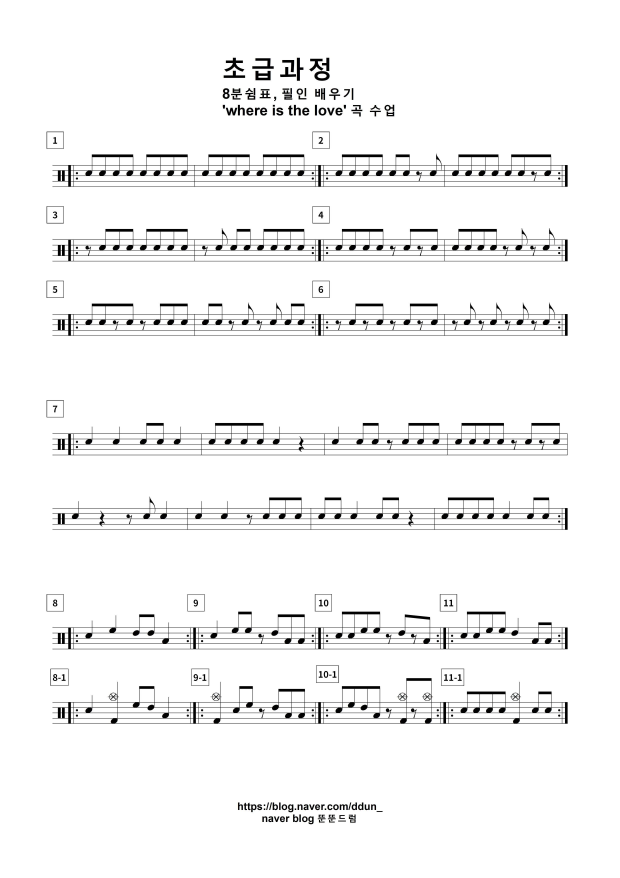
#> input picture note_deep_learning/drum_sheet/test_4.jpg, 2480 x 3509 px (shown at 1/4 size); its folder holds only this picture in this run
$ python main_staff.py
#> lines starting #> are read from the running program, lines starting #| are printed output that depends on the picture; after the words box and inside, x2 and y2 are one past the last pixel; in counts of white or black regions, pixels touching at a corner belong together
### note_deep_learning/functions.py
# functions.py
import cv2
import numpy as np
import functions as fs

def threshold(image):
    image = cv2.cvtColor(image, cv2.COLOR_BGR2GRAY)
    ret, image = cv2.threshold(image, 127, 255, cv2.THRESH_BINARY_INV | cv2.THRESH_OTSU)
    return image

def weighted(value):
    standard = 15
    return int(value * (standard / 15))

# [4 lines left out: function closing, not called in this run]

def put_text(image, text, loc):
    font = cv2.FONT_HERSHEY_SIMPLEX
    cv2.putText(image, str(text), loc, font, 0.6, (255, 0, 0), 2)

def get_center(y, h):
    return (y + y + h) / 2

VERTICAL = True
HORIZONTAL = False

# [39 lines left out: functions get_line, stem_detection, not called in this run]

### note_deep_learning/modules.py
# modules.py
import cv2
import numpy as np
import functions as fs
import modules
import glob
import os

def remove_noise(image):
    image = fs.threshold(image)  # 이미지 이진화
    mask = np.zeros(image.shape, np.uint8)  # 보표 영역만 추출하기 위해 마스크 생성

    cnt, labels, stats, centroids = cv2.connectedComponentsWithStats(image)  # 레이블링
    for i in range(1, cnt):
        x, y, w, h, area = stats[i]
        if w > image.shape[1] * 0.5:  # 보표 영역에만
            cv2.rectangle(mask, (x, y, w, h), (255, 0, 0), -1)  # 사각형 그리기

    masked_image = cv2.bitwise_and(image, mask)  # 보표 영역 추출

    return masked_image

def remove_staves(image):
    height, width = image.shape
    staves = []  # 오선의 좌표, 높이들이 저장될 리스트

    for row in range(height):
        pixels = 0
        for col in range(width):
            pixels += (image[row][col] == 255)  # 한 행에 존재하는 흰색 픽셀의 개수를 셈
        if pixels >= width * 0.5:  # 이미지 넓이의 50% 이상이라면
            if len(staves) == 0 or abs(staves[-1][0] + staves[-1][1] - row) >= 1:  # 첫 오선이거나 이전에 검출된 오선과 다른 오선
                staves.append([row, 1])  # 오선 추가 [오선의 y 좌표][오선 높이]
            else:  # 이전에 검출된 오선과 같은 오선
                staves[-1][1] += 1  # 높이 업데이트

    for staff in range(len(staves)):
        top_pixel = staves[staff][0]  # 오선의 최상단 y 좌표
        bot_pixel = staves[staff][0] + staves[staff][1] - 1  # 오선의 최하단 y 좌표 (오선의 최상단 y 좌표 + 오선 높이)
        for col in range(width):
            if staff == len(staves) - 1:  # 마지막 오선에 도달했을 때
                if image[top_pixel - 1][col] == 0:  # 이미지를 넘어갔을 때만 오선 삭제
                    for row in range(top_pixel, bot_pixel + 1):
                        image[row][col] = 0  # 오선 삭제
            elif image[top_pixel - 1][col] == 0 and image[bot_pixel + 1][col] == 0:  # 다른 오선에 대해 기존 조건 충족
                for row in range(top_pixel, bot_pixel + 1):
                    image[row][col] = 0  # 오선 삭제

    return image, [x[0] for x in staves]

def normalization(image, staves, standard):
    avg_distance = 0
    lines = int(len(staves) / 5)  # 보표의 개수
    for line in range(lines):
        for staff in range(4):
            staff_above = staves[line * 5 + staff]
            staff_below = staves[line * 5 + staff + 1]
            avg_distance += abs(staff_above - staff_below)  # 오선의 간격을 누적해서 더해줌
    avg_distance /= len(staves) - lines  # 오선 간의 평균 간격

    height, width = image.shape  # 이미지의 높이와 넓이
    weight = standard / avg_distance  # 기준으로 정한 오선 간격을 이용해 가중치를 구함
    new_width = int(width * weight)  # 이미지의 넓이에 가중치를 곱해줌
    new_height = int(height * weight)  # 이미지의 높이에 가중치를 곱해줌

    image = cv2.resize(image, (new_width, new_height))  # 이미지 리사이징
    ret, image = cv2.threshold(image, 127, 255, cv2.THRESH_BINARY | cv2.THRESH_OTSU)  # 이미지 이진화
    staves = [x * weight for x in staves]  # 오선 좌표에도 가중치를 곱해줌

    return image, staves, new_height, new_width

# [147 lines left out: functions extract_staff_from_images, object_detection, obj_detection_cnn, object_analysis, not called in this run]

### note_deep_learning/main_staff.py
import cv2
import os
import functions as fs
import modules
import glob

# 이미지 불러오기
resource_path = os.getcwd() + "/drum_sheet/"

# resource_path 내의 모든 jpg 파일 가져오기
image_files = glob.glob(resource_path + "*.jpg")

# 각 이미지에 대한 처리
for image_file in image_files:
    image_0 = cv2.imread(image_file)
#> image_0 is the input picture: shape (3509, 2480, 3); mean B, G, R 244.5, 244.5, 244.5

    # 1. 보표 영역 추출 및 그 외 노이즈 제거
    image_1 = modules.remove_noise(image_0)
#> in threshold, `ret, image = cv2.threshold(image, 127, 255, cv2.THRESH_BINARY_INV | cv..`:
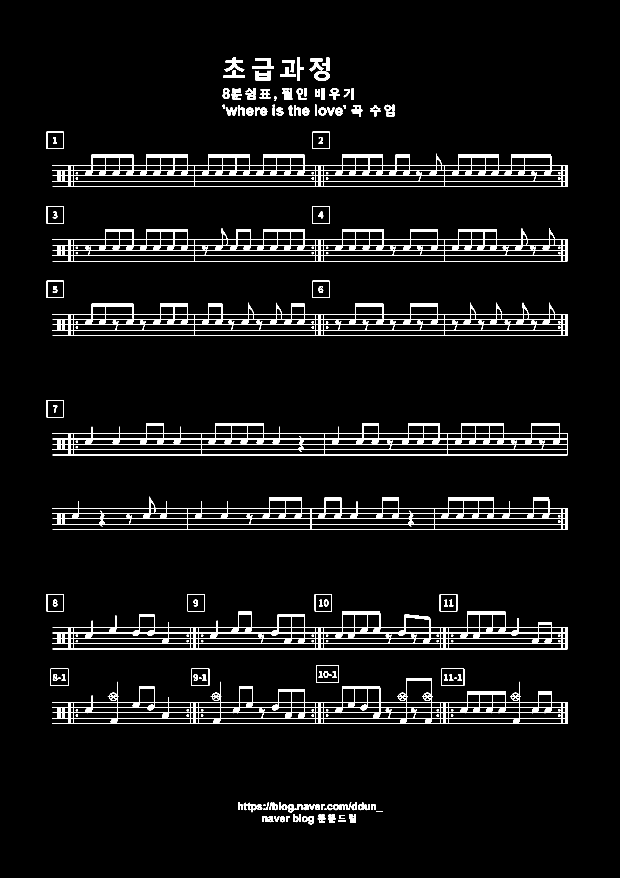
#> image: shape (3509, 2480) (shown at 1/4 size); 4.3% white; 217 white regions, largest, box (x1, y1, x2, y2) and area: (210, 615, 2271, 747) 51524, (210, 2713, 2271, 2895) 48913, (210, 913, 2271, 1045) 45924
#> in threshold, `ret, image = cv2.threshold(image, 127, 255, cv2.THRESH_BINARY_INV | cv..`: ret = 139
#> in remove_noise, `cnt, labels, stats, centroids = cv2.connectedComponentsWithStats(image)`:
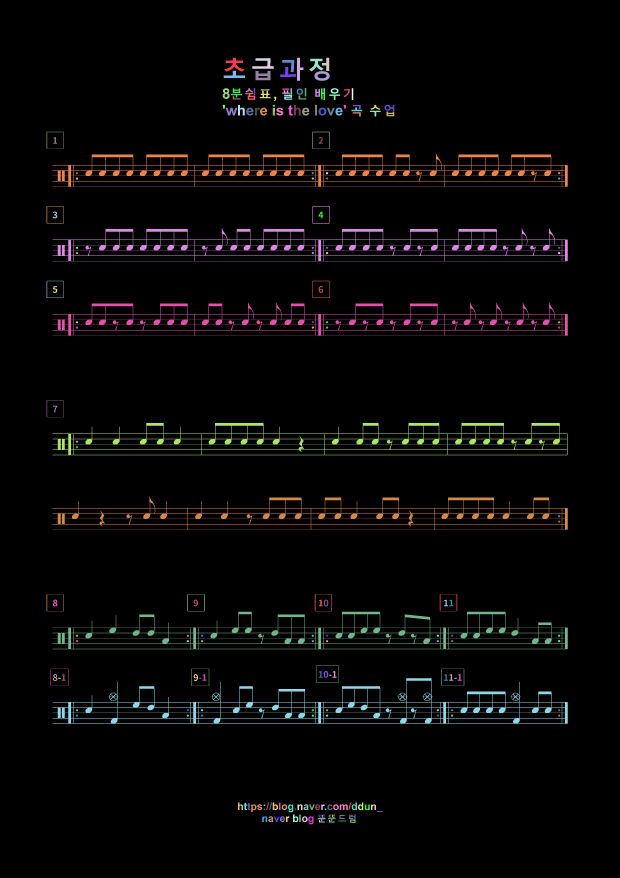
#> labels: shape (3509, 2480) int32 (shown at 1/4 size); 218 distinct labels, from 0 to 217; one colour per label, 0 black
#> in remove_noise, `cnt, labels, stats, centroids = cv2.connectedComponentsWithStats(image)`: cnt = 218; stats = 218 rows, first 6: [0, 0, 2480, 3509, 8332206], [898, 231, 79, 55, 1796], [1188, 231, 26, 92, 1245], [1288, 231, 29, 53, 806], [1009, 233, 86, 42, 1717], [1237, 235, 57, 50, 1333]; centroids = 218 pairs, first value 215.6 to 2236.3, second value 255.9 to 3286.5
#> the loop in remove_noise, `for i in range(1, cnt):` made 217 passes
#> after the loop in remove_noise, `for i in range(1, cnt):`:
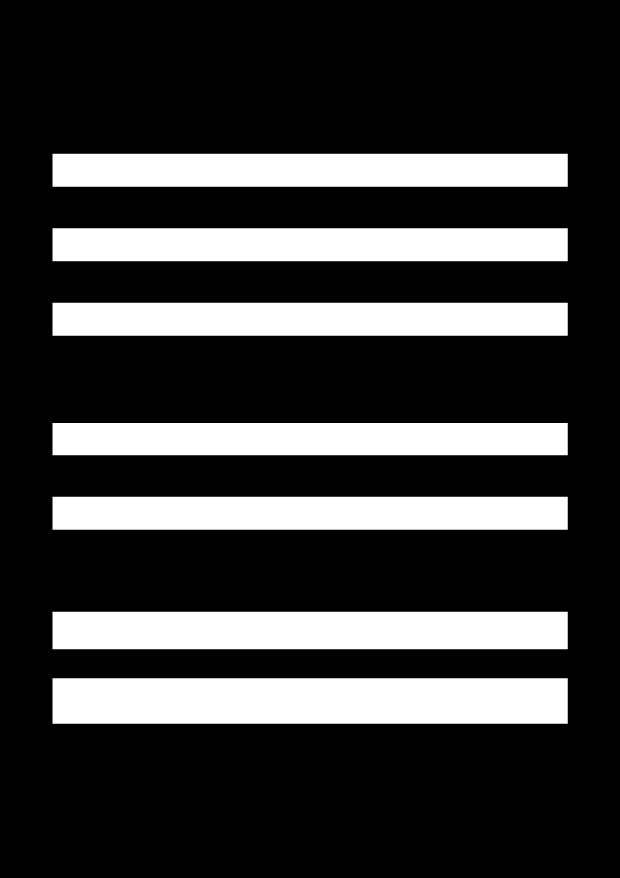
#> mask: shape (3509, 2480) (shown at 1/4 size); 23.4% white; 7 white regions, largest, box (x1, y1, x2, y2) and area: (210, 2713, 2271, 2895) 375102, (210, 2447, 2271, 2597) 309150, (210, 615, 2271, 747) 272052
#> in remove_noise, `masked_image = cv2.bitwise_and(image, mask)`:
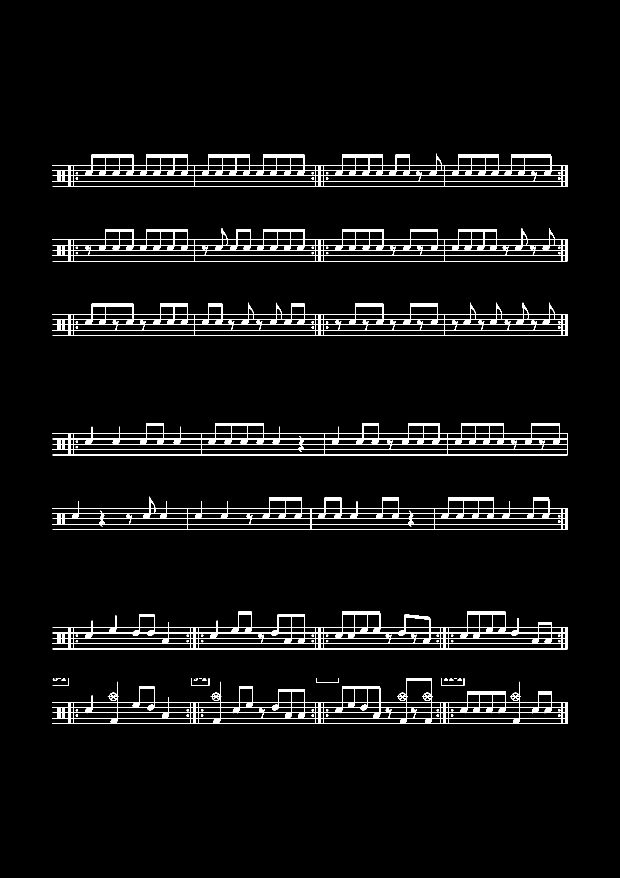
#> masked_image: shape (3509, 2480) (shown at 1/4 size); 3.6% white; 82 white regions (1 under 20 px), largest, box (x1, y1, x2, y2) and area: (210, 615, 2271, 747) 51524, (210, 2713, 2271, 2895) 48913, (210, 913, 2271, 1045) 45924

    # 2. 오선 제거
    image_2, staves = modules.remove_staves(image_1)
#> after the loop in remove_staves, `for row in range(height):`: staves = 35 pairs, first value 660 to 2893, second value 1 to 2
#> the loop in remove_staves, `for staff in range(len(staves)):` made 35 passes
#> (top_pixel, bot_pixel) on passes 1 to 12: (660, 661), (681, 682), (703, 703), (724, 725), (746, 746), (958, 959), (980, 980), (1001, 1001), (1022, 1023), (1044, 1044), (1256, 1257), (1278, 1278)
#> after the loop in remove_staves, `for staff in range(len(staves)):`:
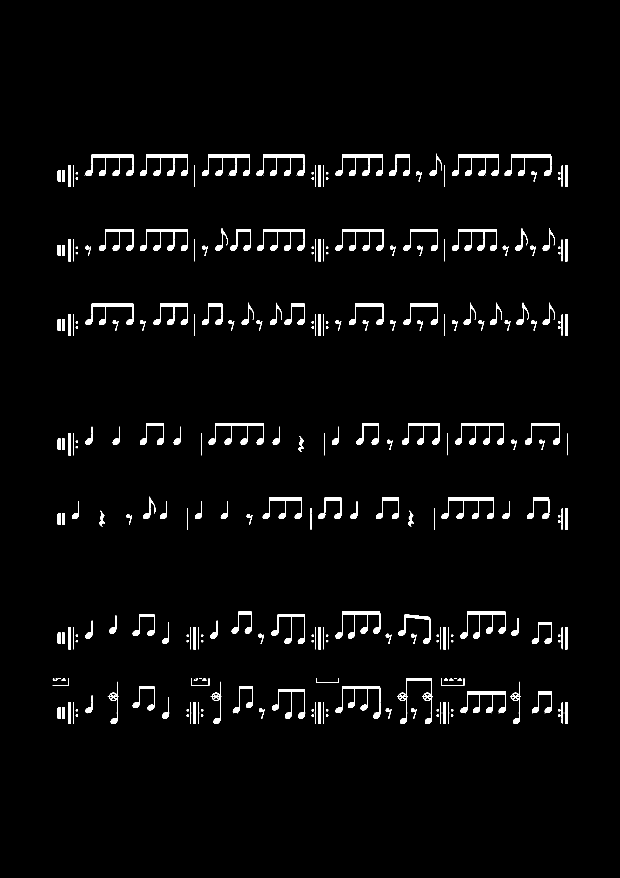
#> image: shape (3509, 2480) (shown at 1/4 size); 2.5% white; 321 white regions (57 under 20 px), largest, box (x1, y1, x2, y2) and area: (834, 1692, 1055, 1778) 4543, (1766, 1990, 1976, 2076) 4432, (1820, 1692, 2016, 1778) 4262
#> staves = 35 values from 660 to 2893

    # 3. 악보 이미지 정규화
    image_3, staves, new_h, new_w = modules.normalization(image_2, staves, 15)
#> in normalization, `lines = int(len(staves) / 5)`: lines = 7
#> after the loop in normalization, `for line in range(lines):`: avg_distance = 599
#> in normalization, `avg_distance /= len(staves) - lines`: avg_distance = 21.39
#> in normalization, `weight = standard / avg_distance`: weight = 0.701
#> in normalization, `new_width = int(width * weight)`: new_width = 1738
#> in normalization, `new_height = int(height * weight)`: new_height = 2460
#> in normalization, `ret, image = cv2.threshold(image, 127, 255, cv2.THRESH_BINARY | cv2.TH..`:
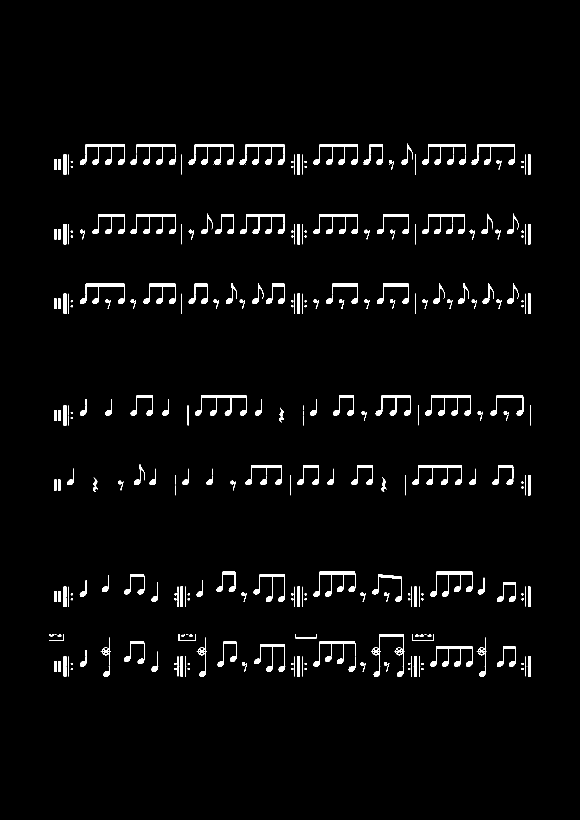
#> image: shape (2460, 1738) (shown at 1/3 size); 2.5% white; 324 white regions (44 under 20 px), largest, box (x1, y1, x2, y2) and area: (585, 1186, 739, 1246) 2242, (1238, 1395, 1385, 1455) 2228, (719, 433, 853, 494) 2207
#> in normalization, `ret, image = cv2.threshold(image, 127, 255, cv2.THRESH_BINARY | cv2.TH..`: ret = 121
#> in normalization, `staves = [x * weight for x in staves]`: staves = 35 values from 462.8 to 2028.5
#> staves = 35 values from 462.8 to 2028.5; new_h = 2460; new_w = 1738
    image_4 = cv2.resize(image_0, (new_w, new_h))
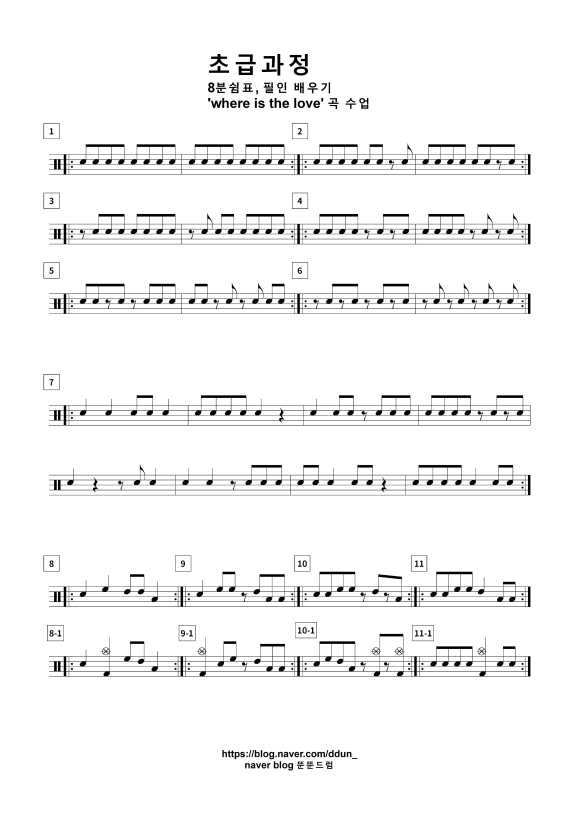
#> image_4: shape (2460, 1738, 3) (shown at 1/3 size); mean B, G, R 244.4, 244.4, 244.4

    # 이미지 파일의 이름을 폴더로 만들기
    image_filename = os.path.basename(image_file)
    image_folder_name = os.path.splitext(image_filename)[0]

    # 폴더가 존재하지 않으면 생성
    staff_image = os.path.join(resource_path, image_folder_name)
    os.makedirs(staff_image, exist_ok=True)

    # 이미지에 대한 추가 작업 수행
#> (the run stopped early here; a loop or call above may not have finished)

$ run again, on note_deep_learning/drum_sheet/test_6.jpg
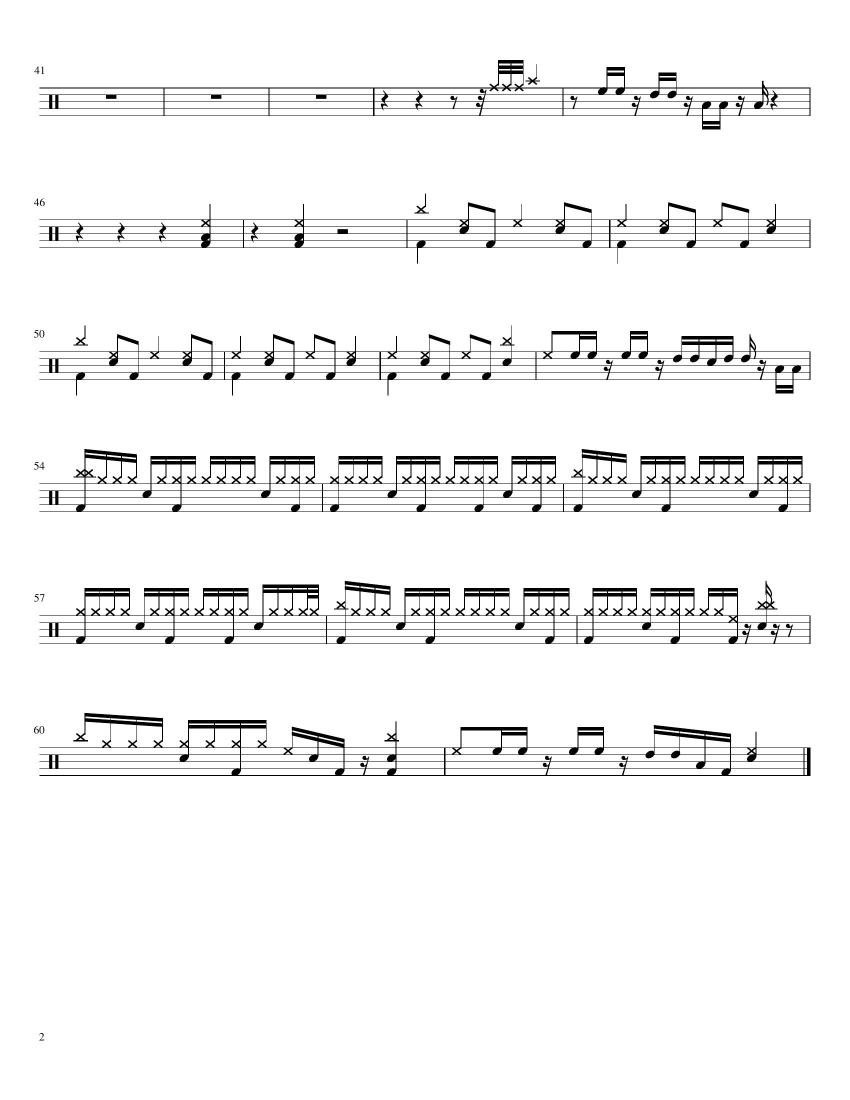
#> input picture note_deep_learning/drum_sheet/test_6.jpg, 1700 x 2200 px (shown at 1/2 size)
#> image_0 is the input picture: shape (2200, 1700, 3); min 0, max 255, mean 244.3
#> in threshold, `ret, image = cv2.threshold(image, 127, 255, cv2.THRESH_BINARY_INV | cv..`:
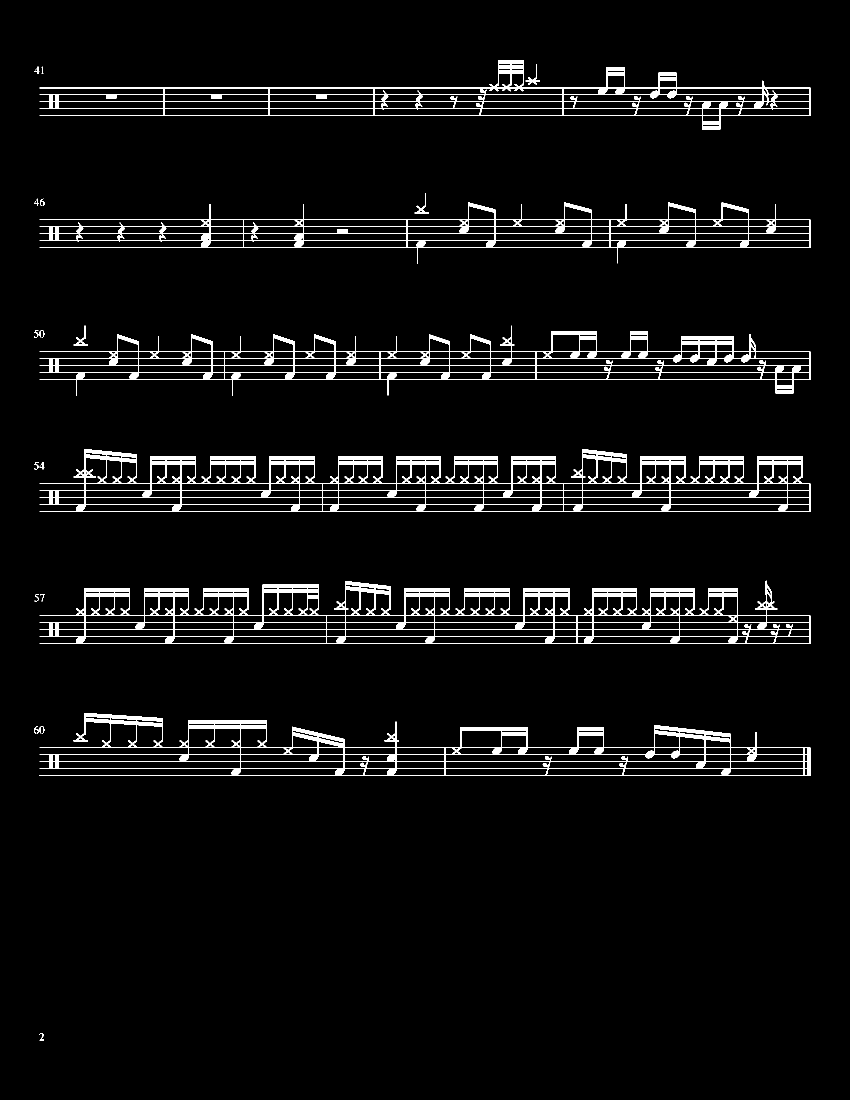
#> image: shape (2200, 1700) (shown at 1/2 size); 4.2% white; 24 white regions (2 under 20 px), largest, box (x1, y1, x2, y2) and area: (79, 898, 1621, 1024) 35898, (79, 1161, 1621, 1288) 34815, (79, 1426, 1621, 1552) 26991
#> in threshold, `ret, image = cv2.threshold(image, 127, 255, cv2.THRESH_BINARY_INV | cv..`: ret = 130
#> labels: shape (2200, 1700) int32; 25 distinct labels, from 0 to 24
#> cnt = 25; stats = 25 rows, first 6: [0, 0, 1700, 2200, 3584492], [79, 120, 1542, 139, 17350], [1051, 128, 29, 41, 193], [69, 133, 10, 15, 42], [83, 133, 4, 15, 32], [71, 138, 2, 2, 2]; centroids = 25 pairs, first value 70.57 to 1065.9, second value 138.5 to 2073.5
#> the loop in remove_noise, `for i in range(1, cnt):` made 24 passes
#> (x, y, w, h, area) on passes 1, 2, 3, 4, 6, 7, 8, 9: (79, 120, 1542, 139, 17350), (1051, 128, 29, 41, 193), (69, 133, 10, 15, 42), (83, 133, 4, 15, 32), (829, 387, 29, 40, 227), (68, 397, 10, 15, 44), (80, 397, 10, 15, 53), (79, 405, 1542, 122, 16077)
#> after the loop in remove_staves, `for row in range(height):`: staves = 33 pairs, first value 175 to 1550, second value 1 to 7
#> the loop in remove_staves, `for staff in range(len(staves)):` made 33 passes
#> (top_pixel, bot_pixel) on passes 1 to 8: (175, 176), (189, 189), (203, 203), (217, 217), (231, 231), (439, 439), (453, 453), (467, 467)
#> `image_2, staves = modules.remove_staves(image_1)`: staves = 33 values from 175 to 1550
#> lines = 6
#> after the loop in normalization, `for line in range(lines):`: avg_distance = 737
#> in normalization, `avg_distance /= len(staves) - lines`: avg_distance = 27.3
#> weight = 0.55
#> new_width = 934
#> new_height = 1208
#> in normalization, `ret, image = cv2.threshold(image, 127, 255, cv2.THRESH_BINARY | cv2.TH..`: ret = 118
#> in normalization, `staves = [x * weight for x in staves]`: staves = 33 values from 96.17 to 851.8
#> `image_3, staves, new_h, new_w = modules.normalization(image_2, staves,..`: new_h = 1208; new_w = 934
#> `image_4 = cv2.resize(image_0, (new_w, new_h))`:
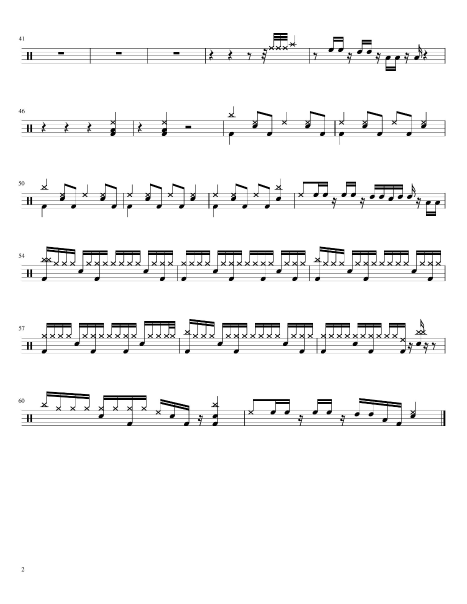
#> image_4: shape (1208, 934, 3) (shown at 1/2 size); min 0, max 255, mean 244.6
